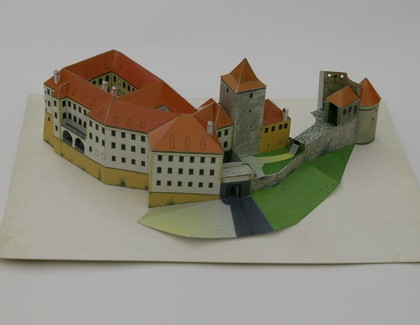
%> input picture Projects Geometry of Computer Vision and Graphics/homework09b/daliborka_01.jpg, 420 x 325 px, shrunk from 1100 x 850 before the run
$ octave hw09b.m   (GNU Octave 9; MATLAB toolbox functions it lacks are replaced by stand-ins)
%> lines starting %> are read from the running program, lines starting %| are printed output that depends on the picture
### Projects Geometry of Computer Vision and Graphics/homework09b/fig2pdf.m
function fig2pdf( fig, file, varargin )
%FIG2PDF  Print figure to pdf file.
%
%  fig2pdf( fig, file, ... )
%
%  Optional modifiers:
%    'tightfig'
%    'tightax'
%    'tightinset'
%    'loose'
%

% (c) 2008-05-28, Martin Matousek
% Last change: $Date:: 2009-03-05 20:23:25 +0100 #$
%              $Revision: 1 $

ax = findobj( fig, 'type', 'axes' );

fu = get( fig, 'units' );

set( fig, 'units', 'points' )
fpos = get( fig, 'pos' );

popt = {};

while( ~isempty( varargin ) )
  cmd = varargin{1};
  varargin = varargin(2:end);
  switch( cmd )
    case 'fontsize'
      fsiz = varargin{1};
      varargin = varargin(2:end);

      set( findall( fig, 'type', 'text' ), 'fontsize', fsiz );
      set( findall( fig, 'type', 'axes' ), 'fontsize', fsiz );
    case 'tightfig'
      if( numel( ax ) ~= 1 )
        error( 'There must be single axes for tightfig.' );
      end
        set( ax, 'units', 'normalized' );
        apos = get( ax, 'pos' );
        fpos = get( fig, 'pos' );

        fpos(3) = fpos(3) * apos(3);
        fpos(4) = fpos(4) * apos(4);

        set( fig, 'pos', fpos );
        set( ax, 'pos', [ 0 0 1 1] );
    case 'tightax'
      if( numel( ax ) ~= 1 )
        error( 'There must be single axes for tightax.' );
      end

      set( ax, 'pos', [ 0 0 1 1] );
    case 'tightinset'
      if( numel( ax ) ~= 1 )
        error( 'There must be single axes for tighinset.' );
      end

      u = get( ax, 'units' );
      set( ax, 'units', 'normalized' );
      for i = 1:10
        ti = get( ax, 'tightinset' );
        set( ax, 'pos', [ti(1:2) 1-ti(1:2)-ti(3:4)] );
      end
      set( ax, 'units', u );
    case 'loose'
      popt = [ popt { '-loose' } ]; %#ok
    case 'cmd'
      eval( varargin{1} )
      varargin = varargin(2:end);
    otherwise
      error( 'Wrong option ''%s''.', cmd );
  end
end

set( fig, 'paperunits', 'points', 'papersize', fpos(3:4), ...
          'paperposition', [0 0 fpos(3:4)] );

if( ~isempty( file ) )
  hidden = [];
  for i = 1:length(ax)
    hidden = [ hidden; hide_strings_off_limits( ax(i) ) ];%#ok
  end

  print( fig, '-dpdf', popt{:}, file );
  fprintf( 'Saved: %s\n', file );

  if( ~isempty( hidden ) )
    set( hidden, 'visible', 'on' );
  end
end

set( fig, 'units', fu )


function hidden = hide_strings_off_limits( ax )
%

h = findobj( ax, 'type', 'text' );
xl = xlim(ax);
yl = ylim(ax);
zl = zlim(ax);

p = get( h, 'pos' );
s = get( h, 'string' );
v = get( h, 'visible' );
u = get( h, 'units' );

if( ~iscell( p ) )
  p = {p};
  s = {s};
  v = {v};
  u = {u};
end

hidden = [];
for i = 1:length(h)

  if( ( ~inside( p{i}(1), xl ) || ...
        ~inside( p{i}(2), yl ) || ...
        ~inside( p{i}(3), zl ) ) && strcmp( v{i}, 'on' ) && ...
      strcmp( u{i}, 'data' ) )
    set( h(i), 'visible', 'off' )
    hidden = [ hidden; h(i) ]; %#ok
    fprintf( 'Off-limits string temporarily hidden ''%s''\n', s{i} );
  end
end

function i = inside( val, lim )
  i = val >= lim(1) && val <= lim(2);

### Projects Geometry of Computer Vision and Graphics/homework09b/subfig.m
% SUBFIG - opens and resizes subfigures on the screen
%
%
%   f = subfig(rows,cols,ord,f) opens the ord's figure of the rows x cols grid
%
%	rows = number of figure rows per screen
%	cols = number of figure column per screen
%	ord	 = order of figure (row oriented index), see SUBPLOT.
%	f	 = figure handle
%
%   f = subfig([left bottom height width],f) sets figure f to [...] position
%
%   [left bottom height width] = figure position and size
%
%  See also FIGURE, SUBPLOT.

% T. Pajdla, pajdla@cmp.felk.cvut.cz
% 14 Feb 2011
function f = subfig(rows,cols,ord,f)

if nargin < 4
    f	 = figure('Visible','off');
end
 p = get(0,'userdata');
 if isfield(p,'screenposition');
     screen = getfield(p,'screenposition');
 else
     screen = get(0, 'ScreenSize');
 end
 if nargin > 2
     sW     = screen(3);
     sH     = screen(4);
     fW     = sW/cols;
     fH     = sH/rows;
     i      = ceil(ord/cols);
     j      = rem(ord-1,cols);
     left   =      j * fW + screen(1);
     bottom = sH - i * fH + screen(2);
 else
     left   = rows(1)+screen(1);
     bottom = rows(2)+screen(2);
     fH     = rows(3);
     fW     = rows(4);
     f      = cols;
 end
 switch get(gcf,'menubar')
     case 'figure'
         fH = fH - 2*23;
 end
 fH = max(fH-23,1);
 set(f,'Position',[left bottom fW fH]);
 set(f,'Visible','on');
return

### Projects Geometry of Computer Vision and Graphics/homework09b/hw09b.m
close all;
load('09a_data.mat');

load( '30edges.mat' );
point_sel=[13    4    8     19    30    26     6    23    16    24     7    28];

%
% e = edges(:,1:(size(edges, 2)));
% [points,edges] = edit_points( { imgs{1}, imgs{2} }, { u1, u2}, e);
%
% save('edgesTrying.mat', 'edges');

K= [2487.3274086528036	-1.0458236470401807	566.738985409248
3.631496054503253E-14	2487.1707706865295	414.5207938844943
0.0	-7.092765731451665E-17	1.0
];

X=zeros([3 30]);

P1= [2487.3274086528036	-1.0458236470401807	566.738985409248 0;
3.631496054503253E-14	2487.1707706865295	414.5207938844943 0;
0.0	-7.092765731451665E-17	1.0 0
];


imgs={};
imgs{1} = imread( 'daliborka_01.jpg' );
imgs{2} = imread( 'daliborka_23.jpg' );
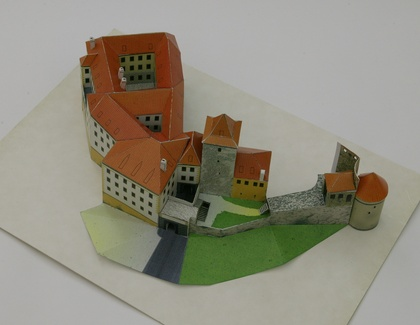
%> input picture Projects Geometry of Computer Vision and Graphics/homework09b/daliborka_23.jpg, 420 x 325 px, shrunk from 1100 x 850 before the run
G=sqrt(2)*E/(sqrt(sum(diag(E'*E))));

C=null(G);

v1=C(1);
v2=C(2);
v3=C(3);


skews= [0   -v3  v2;
    v3   0  -v1;
   -v2   v1  0]; %because skew symmetric
point_sel=[13    4    8     19    30    26     6    23    16    24     7    28];

u1=u1(:, 1:30);
u2=u2(:, 1:30);

sgij=[G(:,1) G(:,2) G(:,3) cross(G(:,1), G(:,2)) cross(G(:,2), G(:,3)) cross(G(:,1), G(:,3))];

vij=[skews(:,1) skews(:,2) skews(:,3) cross(skews(:,1), skews(:,2)) cross(skews(:,2), skews(:,3)) cross(skews(:,1 ), skews(:,3))];
R=sgij/vij;
P2=[K*R -K*R*C];


for i=1:30
    mat=[[u1(:, i); 1] [0;0;0] -P1(:,1:3);
        [0;0;0] [u2(:,i);1] -P2(:,1:3)]\[0;0;0; P2(:,4)];
    X(:,i)=mat(3:5);
end


save('09b_data.mat', 'Fe', 'E', 'R', 'C', 'P1', 'P2', 'X', 'u1', 'u2', 'point_sel');


%PLOTS
load( '30edges.mat' );

x1 = [];
x2 = [];

for i = 1:30
    xmid = P1*[X(:,i); 1];
    xmid = xmid(1:2)/xmid(3);
    x1 = [x1 xmid];
end;


for i = 1:30
    xmid = P2*[X(:,i); 1];
    xmid = xmid(1:2)/xmid(3);
    x2 = [x2 xmid];
end;


akser = {};
akser{1} = axes( 'pos', [0.10 0.35 0.37 0.39] );
imagesc( imgs{1} )


axis equal
hold on
title('Corresponding points and edges');


for i = 1:30
    edg1 = x1(:, edges(1,i));
    edg2 = x1(:, edges(2,i));
    plot( [edg1( 1, 1 ) edg2( 1, 1 )], [edg1( 2, 1 ) edg2( 2, 1 )], 'y-');
end;

for i = 1:30
	plot( u1( 1, i ), u1( 2, i ), 'b.');
    plot( x1( 1, i ), x1( 2, i ), 'ro');
end;


akser{2} = axes( 'pos', [0.6 0.35 0.35 0.45] );
imagesc( imgs{2} )
hold on
title('Corresponding points and edges');


for i = 1:30
    edg1 = x2(:, edges(1,i));
    edg2 = x2(:, edges(2,i));
    plot( [edg1( 1, 1 ) edg2( 1, 1 )], [edg1( 2, 1 ) edg2( 2, 1 )], 'y-');
end

for i = 1:size( u2, 2 )
	plot( u2( 1, i ), u2( 2, i ), 'b.');
    plot( x2( 1, i ), x2( 2, i ), 'ro');
end

fig2pdf( gcf, '09_reprojection.pdf' );
%> after the loop in fig2pdf, `for i = 1:length(ax)`:
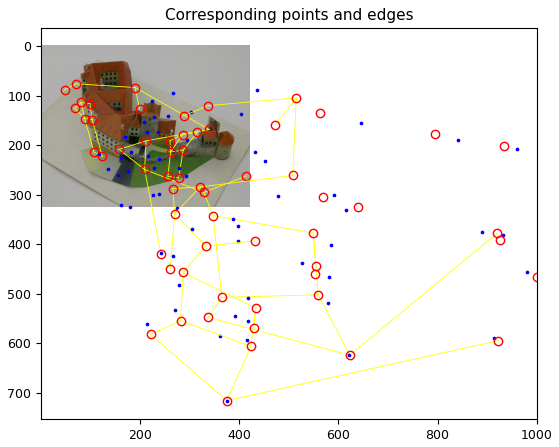
%> figure redrawn from the program's plot data


%--------------new figur-----------------

title('from top wire-frame model reconstruction');
subfig(2,3,1);
hold on

ge = 0.7854;
   mat1 = diag([1 1 1]);
    mat2=mat1;

    mat3 = [
        1 0    0;
        0 cos(ge) -sin(ge);
        0 sin(ge) cos(ge);
    ];
    mat = mat3*mat1*mat2;

for i = 1:30
    edge1 = mat*X(:, edges(1,i));
    edge2 = mat*X(:, edges(2,i));
    plot3( [edge1( 1, 1 ) edge2( 1, 1 )], [edge1( 2, 1 ) edge2( 2, 1 )], [edge1( 3, 1 ) edge2( 3, 1 )], 'k-', 'linewidth', 1);
end

fig2pdf( gcf, '09_view1.pdf' );
%> call 2 of fig2pdf, with fig = 2, file = '09_view1.pdf'
%> after the loop in fig2pdf (call 2), `for i = 1:length(ax)`:
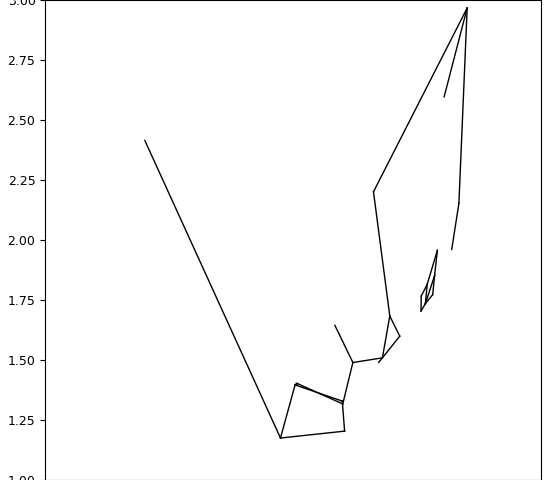
%> figure redrawn from the program's plot data

%------------------------------new figure-------------------------

subfig(2,4,1);
hold on
title('from side wire-frame model reconstruction');

ge = -0.51;
    mat3 = [
        1 0    0;
        0 cos(ge) -sin(ge);
        0 sin(ge) cos(ge);
    ];

 mat = mat3*mat1*mat2;

for i = 1:30
    edge1 = mat*X(:, edges(1,i));
    edge2 = mat*X(:, edges(2,i));
    plot3( [edge1( 1, 1 ) edge2( 1, 1 )], [edge1( 2, 1 ) edge2( 2, 1 )], [edge1( 3, 1 ) edge2( 3, 1 )], 'k-');
end;

axis equal;
fig2pdf( gcf, '09_view2.pdf' );
%> call 3 of fig2pdf, with fig = 3, file = '09_view2.pdf'
%> after the loop in fig2pdf (call 3), `for i = 1:length(ax)`:
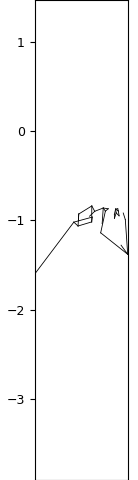
%> figure redrawn from the program's plot data

%---------------------------new figure----------------------
subfig(2,5,1);
hold on
title('wire-frame model reconstruction in General');

ge = 0;
    mat3 = [
        1 0    0;
        0 cos(ge) -sin(ge);
        0 sin(ge) cos(ge);
    ];

 mat = mat3*mat1*mat2;

for i = 1:30

    edge1 = mat*X(:, edges(1,i));
    edge2 = mat*X(:, edges(2,i));
    plot3( [edge1( 1, 1 ) edge2( 1, 1 )], [edge1( 2, 1 ) edge2( 2, 1 )], [edge1( 3, 1 ) edge2( 3, 1 )], 'k-', 'linewidth', 1);
end;

fig2pdf( gcf, '09_view3.pdf' );
%> call 4 of fig2pdf, with fig = 4, file = '09_view3.pdf'
%> after the loop in fig2pdf (call 4), `for i = 1:length(ax)`:
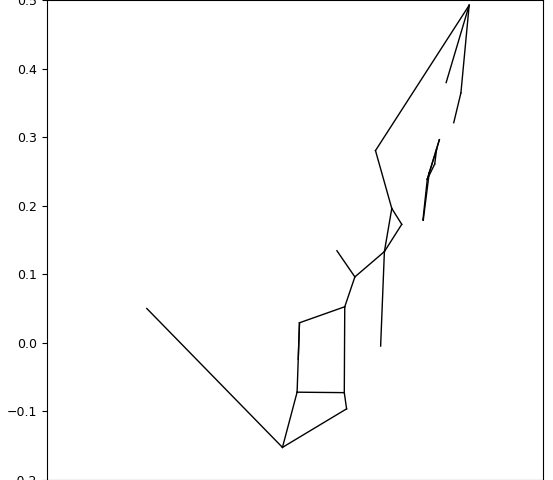
%> figure redrawn from the program's plot data


load('08_data.mat');
point_sel=[13    4    8     19    30    26     6    23    16    24     7    28];
%-----------------------EX AND FX---------------------------

Ex = K' * F * K;
[U D V] = svd( Ex );
D(2,2) = D(1,1);
Ex = U * D * V';
Fx=inv(K)'*Ex*inv(K);

  for i=1:52

            l1i=Fx'*[u2(:,i);1];
            lamda1=1/sqrt(l1i(1)^2+l1i(2)^2);
            l2i=Fx*[u1(:,i);1];
            lamda2=1/sqrt(l2i(1)^2+l2i(2)^2);
            d1i=lamda1*abs([u1(:,i);1]'*l1i); %should be dot product
            d2i=lamda2*abs([u2(:,i);1]'*l2i);
            d1is(i)=d1i;
            d2is(i)=d2i;
            l1is(:,i)=l1i;
            l2is(:,i)=l2i;

            eppErr(i)=d1i+d2i;


  end

hold on
    plot(d1is);
    plot(d2is);
    title('Epipolar error for all points');
    ylabel('epipolar err. [px]');
    xlabel('point index');
    xlim([0 100]);
    ylim([0 250]);
    legend('image 1', 'image 2' );
    fig2pdf( gcf, '09_errorshehe.pdf' );
%> call 5 of fig2pdf, with fig = 4, file = '09_errorshehe.pdf'
%> after the loop in fig2pdf (call 5), `for i = 1:length(ax)`:
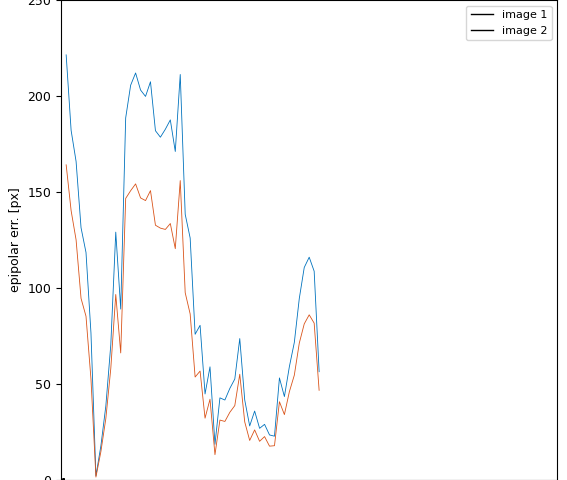
%> figure redrawn from the program's plot data; curve peaks at x = 1, y = 221.4; curve peaks at x = 1, y = 164.2
hold off


%> (the run ends here)
